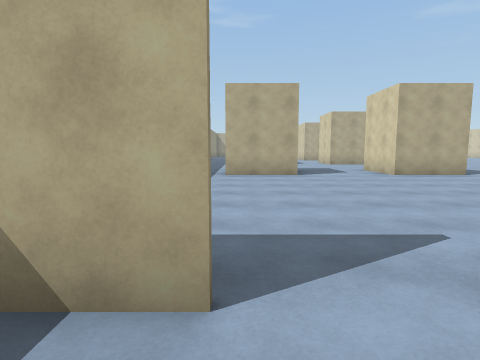
View 1 (above)

24 first-person views from a walk through a scene from a Unity 3-D project. The camera is 1.4 m above the floor, tilts 6° down and sees 80° across. The floor is counted in squares, 2 m on a side. Each view is taken from the middle of a square. On the plan, view 1 faces up. The plan holds only what a view shows up to about 10 squares ahead; the rest is blank. The place goes on beyond the plan. Some animated figures are not drawn.

View 2
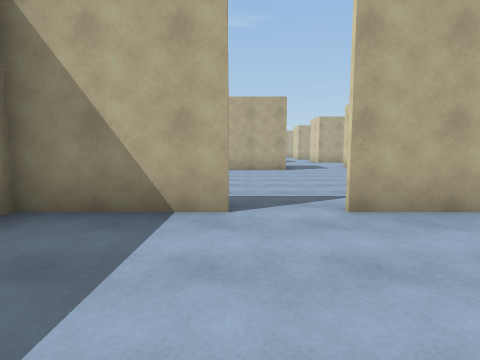

View 3
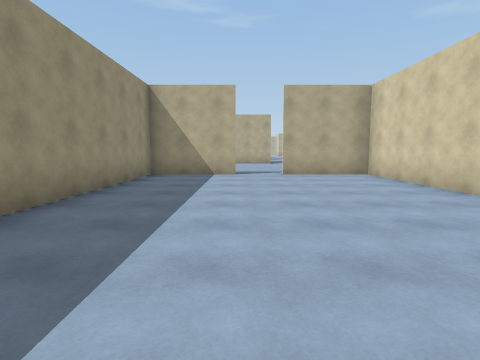

View 4
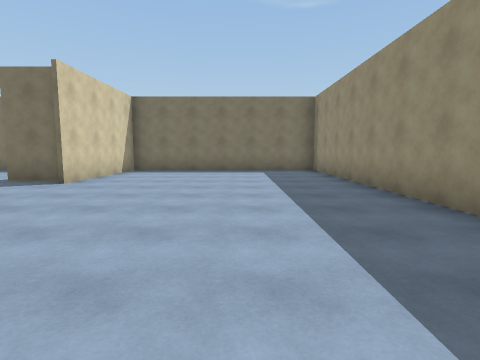

View 5
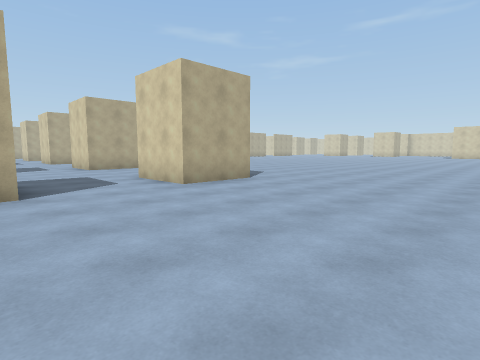

View 6
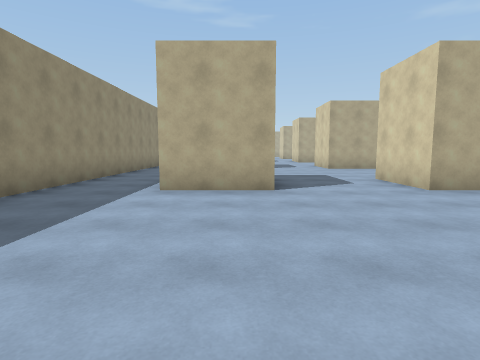

View 7
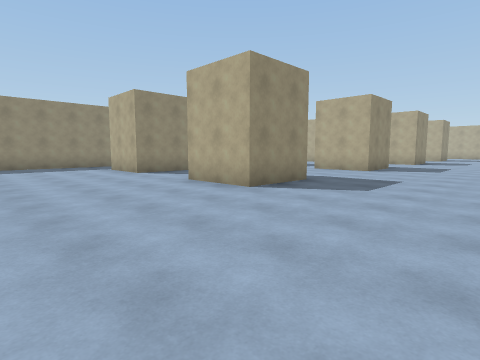

View 8
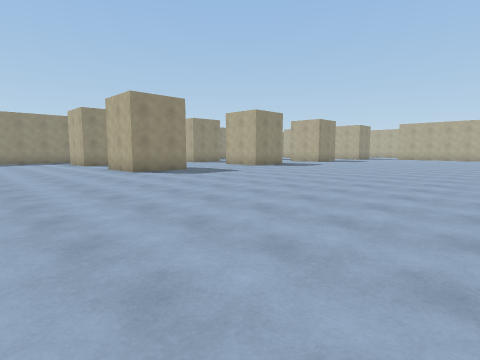

View 9
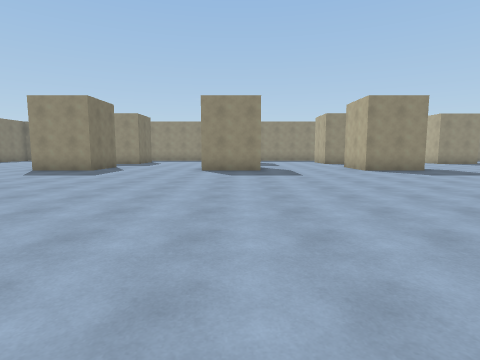

View 10
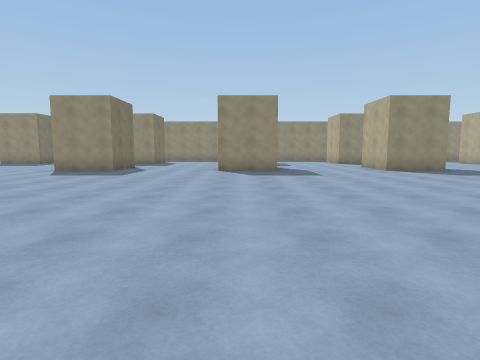

View 11
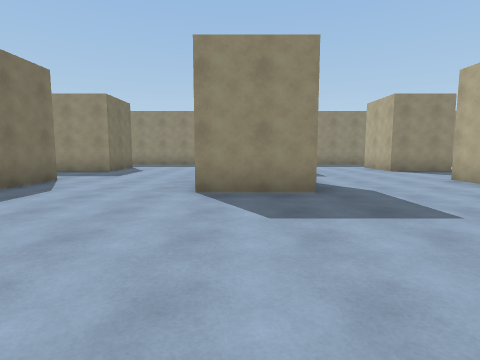

View 12
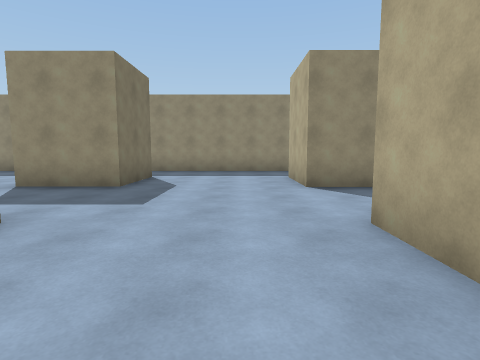

View 13
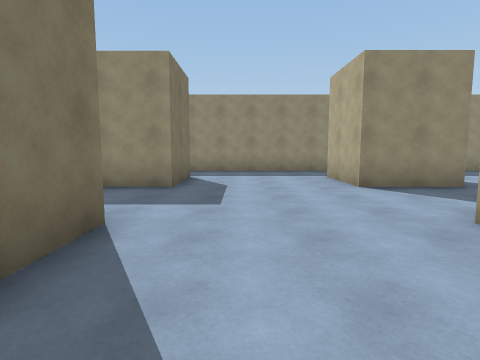

View 14
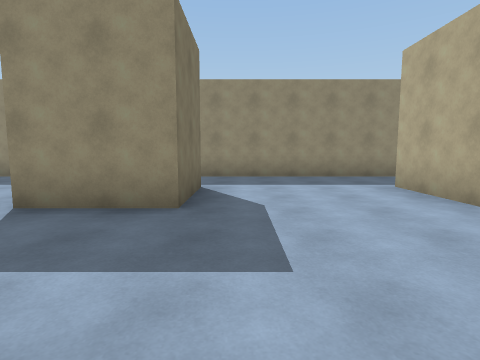

View 15
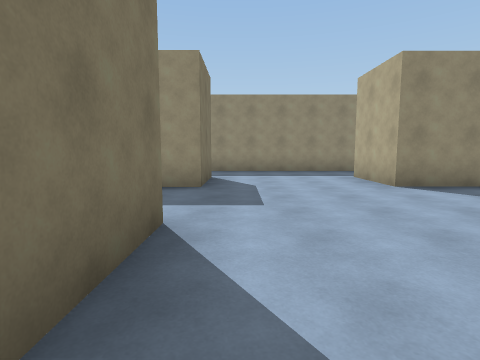

View 16
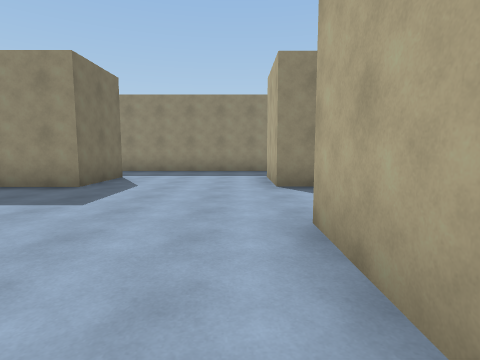

View 17
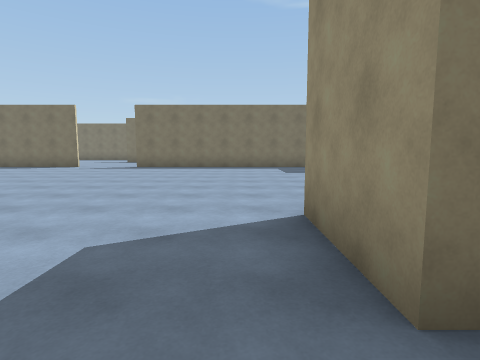

View 18
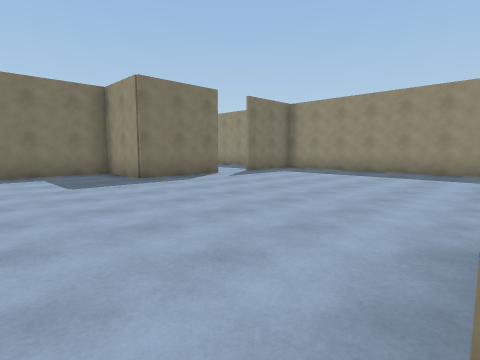

View 19
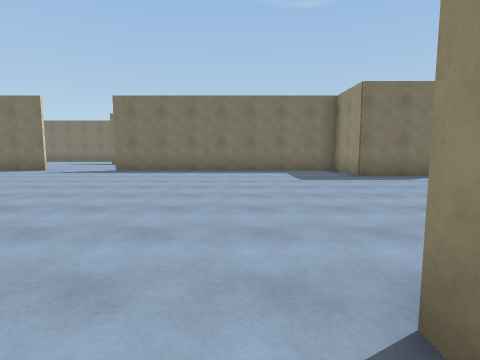

View 20
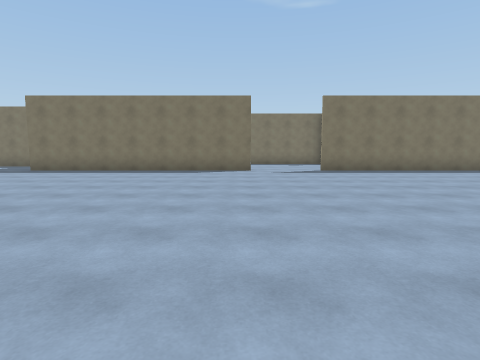

View 21
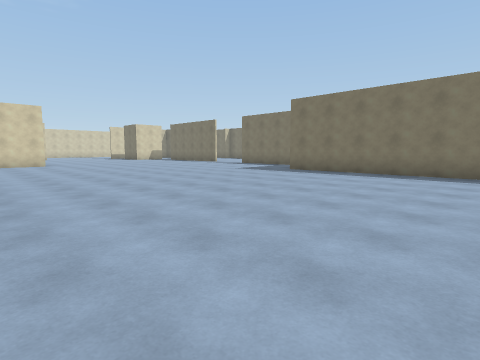

View 22
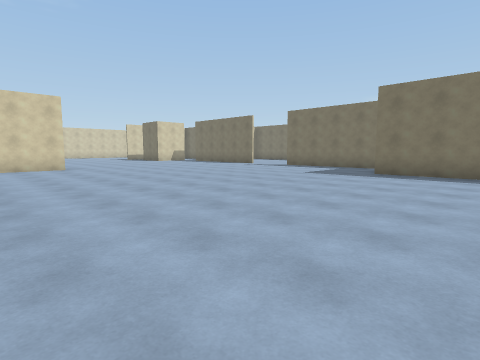

View 23
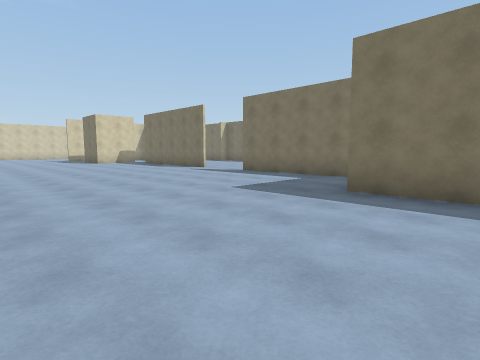

View 24
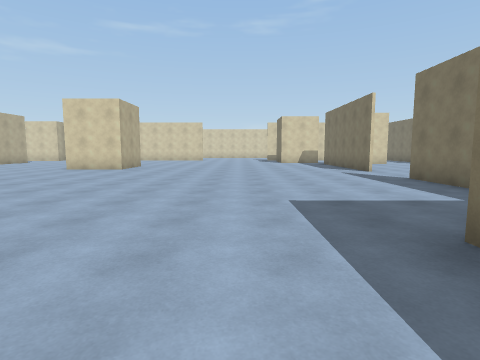

### Floor plan
Points are (right, up) in squares from view 1. A wall is a line through its corners. A room is listed if a view was taken in it or the views show most of it. See-through windows are left out.
Room 1 (views 1, 2, 3)
walls: (3.7, -2.8) (3.7, 1.2) (1.1, 1.2); (-0.1, 1.2) (-2.5, 1.2) (-2.5, -8.9) (3.7, -8.9) (3.7, -4.9)
ways out: opening at (0.5, 1) to room 2; opening at (3.5, -3.5)
Room 2 (views 4, 5, 6, 7, 8, 9, 10, 11, 12, 13, 14, 15, 16, 17, 18, 19, 20, 21, 22, 23, 24)
walls: (5.9, 10) (6.3, 10) (6.3, 7.9) (4.3, 7.9) (4.3, 10); (4.2, 15.7) (6.3, 15.7) (6.3, 13.7) (4.2, 13.7); (13.6, -0.7) (21.2, -0.7); (4.2, 21.3) (6.3, 21.3) (6.3, 19.3) (4.2, 19.3); (-0.5, 10) (1.6, 10) (1.6, 7.9) (-0.5, 7.9); (29.3, 5.2) (29.3, 7); (-0.5, 15.7) (1.6, 15.7) (1.6, 13.7) (-0.5, 13.7); (6.3, 25.5) (6.3, 25) (4.2, 25); (22.1, -3.2) (26.1, -3.2); (1.1, 1.3) (3.8, 1.3) (3.8, -0.7) (11.2, -0.7); (-0.5, 21.3) (1.6, 21.3) (1.6, 19.3) (-0.5, 19.3); (1.6, 25.5) (1.6, 25) (-0.5, 25); (28.2, -3.2) (29.1, -3.2); (-2.5, 25.5) (-2.5, 3.2)
ways out: opening at (0.5, 1) to room 1; opening at (12.5, -1); opening at (27.5, -3)

Where each view was taken, in squares from view 1:
view 1: 0 up, 0 right, facing up
view 2: 2 down, 0 right, facing up
view 3: 7 down, 0 right, facing up
view 4: 1 up, 0 right, facing down
view 5: 3 up, 1 right, facing up-right
view 6: 3 up, 1 right, facing up
view 7: 4 up, 10 right, facing up-left
view 8: 4 up, 15 right, facing up-left
view 9: 15 up, 16 right, facing left
view 10: 20 up, 16 right, facing left
view 11: 20 up, 11 right, facing left
view 12: 18 up, 7 right, facing left
view 13: 17 up, 7 right, facing left
view 14: 22 up, 5 right, facing left
view 15: 22 up, 7 right, facing left
view 16: 13 up, 7 right, facing left
view 17: 11 up, 7 right, facing down
view 18: 8 up, 7 right, facing down-left
view 19: 9 up, 7 right, facing down
view 20: 9 up, 14 right, facing down
view 21: 8 up, 15 right, facing down-right
view 22: 8 up, 18 right, facing down-right
view 23: 4 up, 19 right, facing down-right
view 24: 1 up, 19 right, facing right
